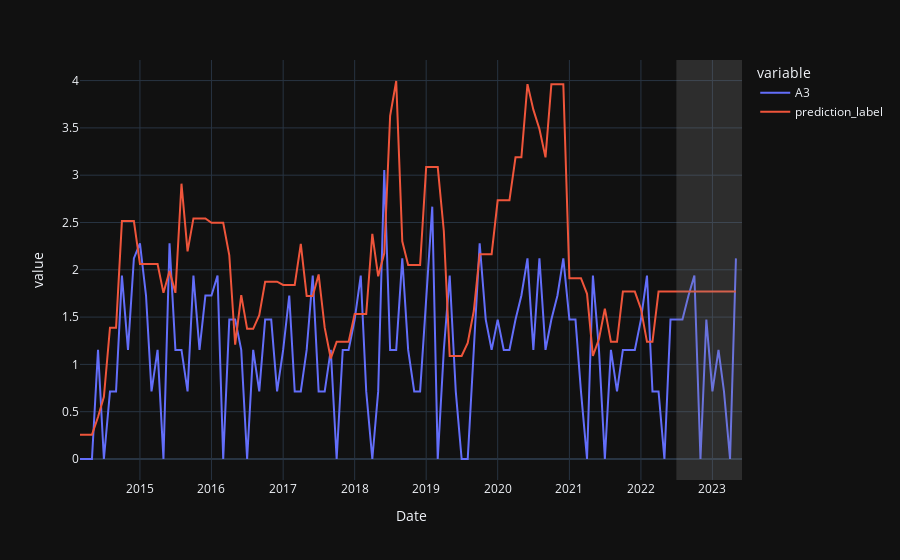

Notebook code cell kept with this figure:
### Code cell
# generate predictions on the original dataset**
predictions = predict_model(best, data=sell_data)

# add a date column in the dataset**
predictions['Date'] = pd.date_range(start='2014-03-01', end = '2023-05-01', freq = 'MS')

# line plot**
fig = px.line(predictions, x='Date', y=["A3", "prediction_label"], template = 'plotly_dark')

# add a vertical rectange for test-set separation**
fig.add_vrect(x0="2022-07-01", x1="2023-06-01", fillcolor="grey", opacity=0.25, line_width=0)

fig.show()
